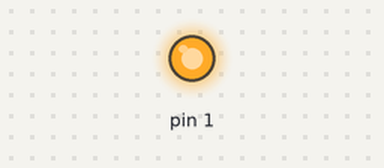
This sketch was run on a simulated Arduino Uno, built with avr-gcc and run on an emulated ATmega328P. Parts: output pins drawn as LEDs (lit = HIGH).

Above: at 0.1 s.
Timing chart, 0 to 1.6 s (numbered marks = the images above):
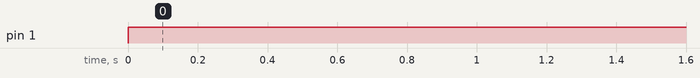

Measured:
- by itself, pin 1: LOW → HIGH at 0.00 s

The sketch:

ArduinoLED_simple.ino
```cpp
void setup() {
  // put your setup code here, to run once:
 pinMode(1, OUTPUT);
}

void loop() {
  // put your main code here, to run repeatedly:
  digitalWrite(1, HIGH);
}
```
